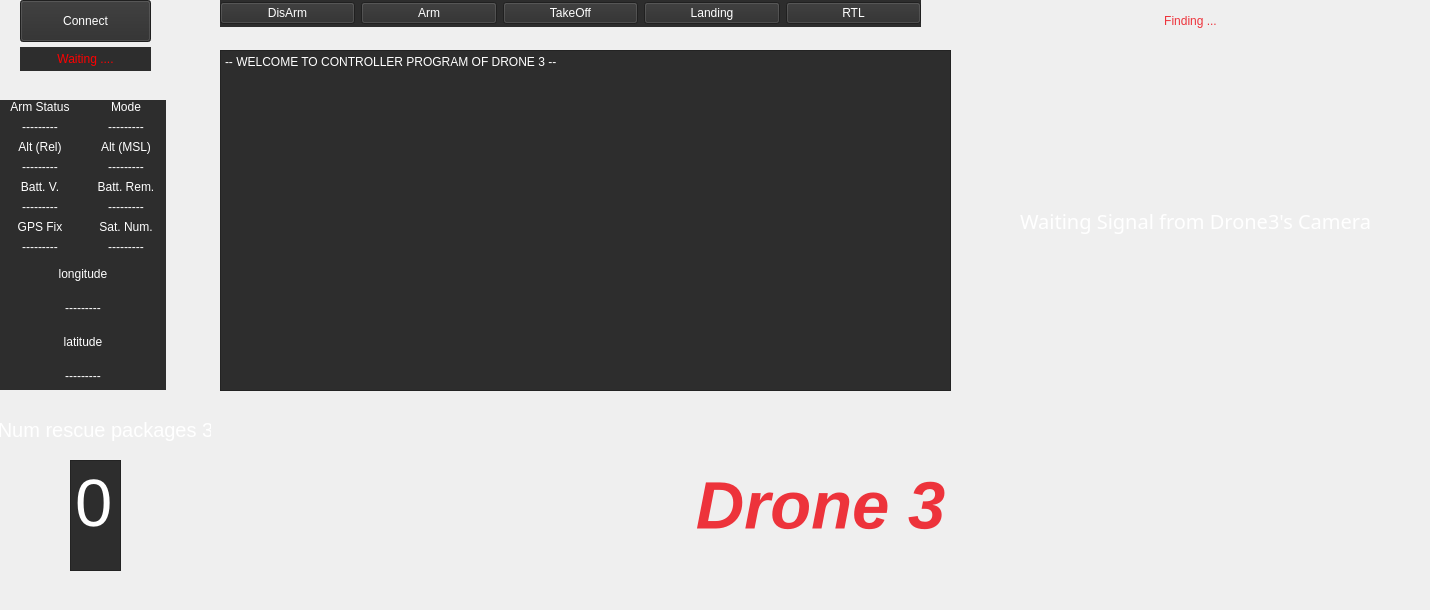
            <widget class="QWidget" name="page_3">
             <widget class="QWidget" name="layoutWidget_5">
              <property name="geometry">
               <rect>
                <x>0</x>
                <y>100</y>
                <width>166</width>
                <height>290</height>
               </rect>
              </property>
              <property name="styleSheet">
               <string notr="true">background-color: rgb(45, 45, 45);
color: rgb(255, 255, 255);
</string>
              </property>
              <layout class="QVBoxLayout" name="verticalLayout_35">
               <item>
                <layout class="QHBoxLayout" name="horizontalLayout_7">
                 <item>
                  <layout class="QVBoxLayout" name="verticalLayout_36">
                   <item>
                    <layout class="QVBoxLayout" name="verticalLayout_8">
                     <item>
                      <widget class="QLabel" name="label_24">
                       <property name="text">
                        <string>Arm Status</string>
                       </property>
                       <property name="alignment">
                        <set>Qt::AlignCenter</set>
                       </property>
                      </widget>
                     </item>
                     <item>
                      <widget class="QLabel" name="ArmStatus_3">
                       <property name="text">
                        <string>---------</string>
                       </property>
                       <property name="alignment">
                        <set>Qt::AlignCenter</set>
                       </property>
                      </widget>
                     </item>
                    </layout>
                   </item>
                   <item>
                    <layout class="QVBoxLayout" name="verticalLayout_37">
                     <item>
                      <widget class="QLabel" name="label_25">
                       <property name="text">
                        <string>Alt (Rel)</string>
                       </property>
                       <property name="alignment">
                        <set>Qt::AlignCenter</set>
                       </property>
                      </widget>
                     </item>
                     <item>
                      <widget class="QLabel" name="Alt_Rel_3">
                       <property name="text">
                        <string>---------</string>
                       </property>
                       <property name="alignment">
                        <set>Qt::AlignCenter</set>
                       </property>
                      </widget>
                     </item>
                    </layout>
                   </item>
                   <item>
                    <layout class="QVBoxLayout" name="verticalLayout_38">
                     <item>
                      <widget class="QLabel" name="label_26">
                       <property name="text">
                        <string>Batt. V.</string>
                       </property>
                       <property name="alignment">
                        <set>Qt::AlignCenter</set>
                       </property>
                      </widget>
                     </item>
                     <item>
                      <widget class="QLabel" name="Batt_V_3">
                       <property name="text">
                        <string>---------</string>
                       </property>
                       <property name="alignment">
                        <set>Qt::AlignCenter</set>
                       </property>
                      </widget>
                     </item>
                    </layout>
                   </item>
                   <item>
                    <layout class="QVBoxLayout" name="verticalLayout_39">
                     <item>
                      <widget class="QLabel" name="label_27">
                       <property name="text">
                        <string>GPS Fix</string>
                       </property>
                       <property name="alignment">
                        <set>Qt::AlignCenter</set>
                       </property>
                      </widget>
                     </item>
                     <item>
                      <widget class="QLabel" name="GPS_Fix_3">
                       <property name="text">
                        <string>---------</string>
                       </property>
                       <property name="alignment">
                        <set>Qt::AlignCenter</set>
                       </property>
                      </widget>
                     </item>
                    </layout>
                   </item>
                  </layout>
                 </item>
                 <item>
                  <layout class="QVBoxLayout" name="verticalLayout_40">
                   <item>
                    <layout class="QVBoxLayout" name="verticalLayout_41">
                     <item>
                      <widget class="QLabel" name="label_28">
                       <property name="text">
                        <string>Mode</string>
                       </property>
                       <property name="alignment">
                        <set>Qt::AlignCenter</set>
                       </property>
                      </widget>
                     </item>
                     <item>
                      <widget class="QLabel" name="Mode_3">
                       <property name="text">
                        <string>---------</string>
                       </property>
                       <property name="alignment">
                        <set>Qt::AlignCenter</set>
                       </property>
                      </widget>
                     </item>
                    </layout>
                   </item>
                   <item>
                    <layout class="QVBoxLayout" name="verticalLayout_42">
                     <item>
                      <widget class="QLabel" name="label_29">
                       <property name="text">
                        <string>Alt (MSL)</string>
                       </property>
                       <property name="alignment">
                        <set>Qt::AlignCenter</set>
                       </property>
                      </widget>
                     </item>
                     <item>
                      <widget class="QLabel" name="Alt_MSL_3">
                       <property name="text">
                        <string>---------</string>
                       </property>
                       <property name="alignment">
                        <set>Qt::AlignCenter</set>
                       </property>
                      </widget>
                     </item>
                    </layout>
                   </item>
                   <item>
                    <layout class="QVBoxLayout" name="verticalLayout_43">
                     <item>
                      <widget class="QLabel" name="label_30">
                       <property name="text">
                        <string>Batt. Rem.</string>
                       </property>
                       <property name="alignment">
                        <set>Qt::AlignCenter</set>
                       </property>
                      </widget>
                     </item>
                     <item>
                      <widget class="QLabel" name="Batt_Rem_3">
                       <property name="text">
                        <string>---------</string>
                       </property>
                       <property name="alignment">
                        <set>Qt::AlignCenter</set>
                       </property>
                      </widget>
                     </item>
                    </layout>
                   </item>
                   <item>
                    <layout class="QVBoxLayout" name="verticalLayout_44">
                     <item>
                      <widget class="QLabel" name="label_31">
                       <property name="text">
                        <string>Sat. Num.</string>
                       </property>
                       <property name="alignment">
                        <set>Qt::AlignCenter</set>
                       </property>
                      </widget>
                     </item>
                     <item>
                      <widget class="QLabel" name="Sat_Num_3">
                       <property name="text">
                        <string>---------</string>
                       </property>
                       <property name="alignment">
                        <set>Qt::AlignCenter</set>
                       </property>
                      </widget>
                     </item>
                    </layout>
                   </item>
                  </layout>
                 </item>
                </layout>
               </item>
               <item>
                <layout class="QVBoxLayout" name="verticalLayout_45">
                 <item>
                  <layout class="QVBoxLayout" name="verticalLayout_46">
                   <item>
                    <widget class="QLabel" name="label_32">
                     <property name="text">
                      <string>longitude</string>
                     </property>
                     <property name="alignment">
                      <set>Qt::AlignCenter</set>
                     </property>
                    </widget>
                   </item>
                   <item>
                    <widget class="QLabel" name="longitude_3">
                     <property name="text">
                      <string>---------</string>
                     </property>
                     <property name="alignment">
                      <set>Qt::AlignCenter</set>
                     </property>
                    </widget>
                   </item>
                  </layout>
                 </item>
                 <item>
                  <layout class="QVBoxLayout" name="verticalLayout_47">
                   <item>
                    <widget class="QLabel" name="label_33">
                     <property name="text">
                      <string>latitude</string>
                     </property>
                     <property name="alignment">
                      <set>Qt::AlignCenter</set>
                     </property>
                    </widget>
                   </item>
                   <item>
                    <widget class="QLabel" name="latitude_3">
                     <property name="text">
                      <string>---------</string>
                     </property>
                     <property name="alignment">
                      <set>Qt::AlignCenter</set>
                     </property>
                    </widget>
                   </item>
                  </layout>
                 </item>
                </layout>
               </item>
              </layout>
             </widget>
             <widget class="QLabel" name="WaitingConnection_3">
              <property name="geometry">
               <rect>
                <x>20</x>
                <y>47</y>
                <width>131</width>
                <height>24</height>
               </rect>
              </property>
              <property name="mouseTracking">
               <bool>false</bool>
              </property>
              <property name="styleSheet">
               <string notr="true">background-color: rgb(45, 45, 45);
color: rgb(255, 0, 0);</string>
              </property>
              <property name="text">
               <string>Waiting ....</string>
              </property>
              <property name="alignment">
               <set>Qt::AlignCenter</set>
              </property>
             </widget>
             <widget class="QPlainTextEdit" name="plainTextEdit_3">
              <property name="geometry">
               <rect>
                <x>220</x>
                <y>50</y>
                <width>731</width>
                <height>341</height>
               </rect>
              </property>
              <property name="styleSheet">
               <string notr="true">background-color: rgb(45, 45, 45);
color: rgb(255, 255, 255);
</string>
              </property>
              <property name="plainText">
               <string>-- WELCOME TO CONTROLLER PROGRAM OF DRONE 3 --
</string>
              </property>
             </widget>
             <widget class="QWidget" name="layoutWidget_6">
              <property name="geometry">
               <rect>
                <x>220</x>
                <y>0</y>
                <width>701</width>
                <height>27</height>
               </rect>
              </property>
              <property name="styleSheet">
               <string notr="true">background-color: rgb(45, 45, 45);
color: rgb(255, 255, 255);
</string>
              </property>
              <layout class="QHBoxLayout" name="horizontalLayout_8">
               <item>
                <widget class="QPushButton" name="DisArm_3">
                 <property name="text">
                  <string>DisArm</string>
                 </property>
                </widget>
               </item>
               <item>
                <widget class="QPushButton" name="Arm_3">
                 <property name="text">
                  <string>Arm</string>
                 </property>
                </widget>
               </item>
               <item>
                <widget class="QPushButton" name="TakeOff_3">
                 <property name="text">
                  <string>TakeOff</string>
                 </property>
                </widget>
               </item>
               <item>
                <widget class="QPushButton" name="Landing_3">
                 <property name="text">
                  <string>Landing</string>
                 </property>
                </widget>
               </item>
               <item>
                <widget class="QPushButton" name="RTL_3">
                 <property name="text">
                  <string>RTL</string>
                 </property>
                </widget>
               </item>
              </layout>
             </widget>
             <widget class="QPushButton" name="BtnConnect_3">
              <property name="geometry">
               <rect>
                <x>20</x>
                <y>0</y>
                <width>131</width>
                <height>42</height>
               </rect>
              </property>
              <property name="styleSheet">
               <string notr="true">background-color: rgb(45, 45, 45);
color: rgb(255, 255, 255);
</string>
              </property>
              <property name="text">
               <string>Connect</string>
              </property>
             </widget>
             <widget class="QLabel" name="webcam_drone_3">
              <property name="geometry">
               <rect>
                <x>970</x>
                <y>50</y>
                <width>451</width>
                <height>341</height>
               </rect>
              </property>
              <property name="font">
               <font>
                <family>Rockwell</family>
                <pointsize>15</pointsize>
               </font>
              </property>
              <property name="styleSheet">
               <string notr="true">color: rgb(255, 255, 255);</string>
              </property>
              <property name="text">
               <string>Waiting Signal from Drone3's Camera</string>
              </property>
              <property name="alignment">
               <set>Qt::AlignCenter</set>
              </property>
             </widget>
             <widget class="QLabel" name="finding_3">
              <property name="geometry">
               <rect>
                <x>990</x>
                <y>10</y>
                <width>401</width>
                <height>21</height>
               </rect>
              </property>
              <property name="styleSheet">
               <string notr="true">

color: rgb(237, 51, 59);</string>
              </property>
              <property name="text">
               <string>Finding ...</string>
              </property>
              <property name="alignment">
               <set>Qt::AlignCenter</set>
              </property>
             </widget>
             <widget class="QLabel" name="label_drone_3">
              <property name="geometry">
               <rect>
                <x>220</x>
                <y>410</y>
                <width>1201</width>
                <height>191</height>
               </rect>
              </property>
              <property name="font">
               <font>
                <pointsize>50</pointsize>
                <weight>75</weight>
                <italic>true</italic>
                <bold>true</bold>
                <underline>false</underline>
                <strikeout>false</strikeout>
               </font>
              </property>
              <property name="styleSheet">
               <string notr="true">

color: rgb(237, 51, 59);</string>
              </property>
              <property name="text">
               <string>Drone 3</string>
              </property>
              <property name="alignment">
               <set>Qt::AlignCenter</set>
              </property>
             </widget>
             <widget class="QPlainTextEdit" name="plainText_num_packet_3">
              <property name="geometry">
               <rect>
                <x>70</x>
                <y>460</y>
                <width>51</width>
                <height>111</height>
               </rect>
              </property>
              <property name="sizePolicy">
               <sizepolicy hsizetype="Preferred" vsizetype="Preferred">
                <horstretch>0</horstretch>
                <verstretch>0</verstretch>
               </sizepolicy>
              </property>
              <property name="font">
               <font>
                <pointsize>50</pointsize>
               </font>
              </property>
              <property name="styleSheet">
               <string notr="true">background-color: rgb(45, 45, 45);
color: rgb(255, 255, 255);
</string>
              </property>
              <property name="plainText">
               <string>0</string>
              </property>
              <property name="centerOnScroll">
               <bool>false</bool>
              </property>
             </widget>
             <widget class="QLabel" name="label_36">
              <property name="geometry">
               <rect>
                <x>0</x>
                <y>409</y>
                <width>211</width>
                <height>41</height>
               </rect>
              </property>
              <property name="font">
               <font>
                <pointsize>15</pointsize>
               </font>
              </property>
              <property name="styleSheet">
               <string notr="true">color: rgb(255, 255, 255);</string>
              </property>
              <property name="text">
               <string>Num rescue packages 3</string>
              </property>
              <property name="alignment">
               <set>Qt::AlignCenter</set>
              </property>
             </widget>
            </widget>
